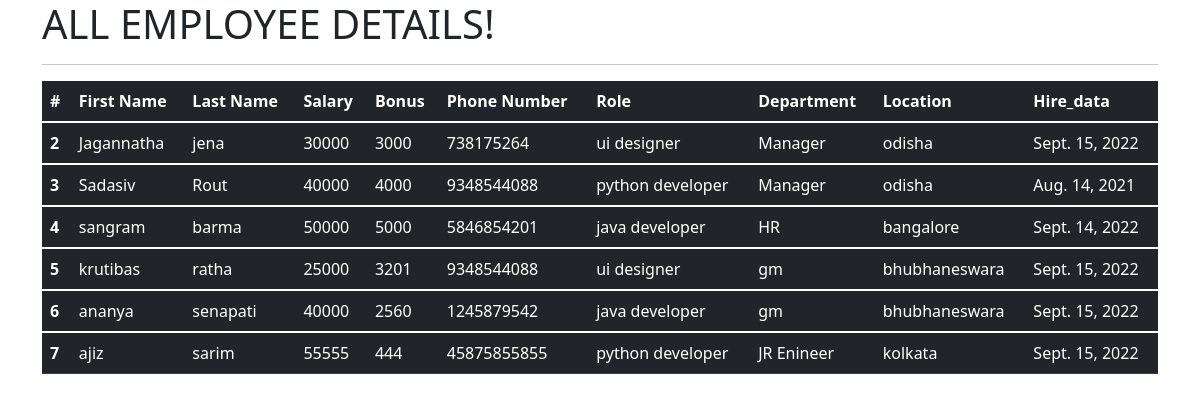
The app's page /all_emp with its own data.
### empapp/models.py (models this page shows, shortened)
class Employee(models.Model):
    first_name = models.CharField(max_length=100, null=False)
    last_name = models.CharField(max_length=100)
    dept = models.ForeignKey(Department, on_delete=models.CASCADE)
    salary = models.IntegerField(default=0)
    bonus = models.IntegerField(default=0)
    role = models.ForeignKey(Role, on_delete=models.CASCADE)
    phone = models.IntegerField(default=0)
    hire_data = models.DateField()
    def __str__(self):
        return "%s %s %s "%(self.first_name, self.last_name, self.phone)

class Role(models.Model):
    name = models.CharField(max_length=100, null=False)

class Department(models.Model):
    name = models.CharField(max_length=100, null=False)
    location = models.CharField(max_length=100)

### empapp/views.py (the view)
# urls.py: path('all_emp', views.all_emp, name='all_emp'),
def all_emp(request):
    emps = Employee.objects.all()
    context = {
        'emps': emps
    }
    print(context)
    return render(request, 'all_emp.html', context)

### empapp/templates/all_emp.html (shortened to what this page needs)
<!DOCTYPE html>
<html lang="en">
<head>
    <link href="https://cdn.jsdelivr.net/npm/bootstrap@5.1.3/dist/css/bootstrap.min.css" rel="stylesheet">
</head>
<body>
    <div class="container">
        <h1>ALL EMPLOYEE DETAILS!</h1>
        <hr>
        <table class="table table-dark">
            <thead>
              <tr>
                <th scope="col">#</th>
                <th scope="col">First Name</th>
                <th scope="col">Last Name</th>
                <th scope="col">Salary</th>
                <th scope="col">Bonus</th>
                <th scope="col">Phone Number</th>
                <th scope="col">Role</th>
                <th scope="col">Department</th>
                <th scope="col">Location</th>
                <th scope="col">Hire_data</th>
              </tr>
            </thead>
            {% for emp in emps %}
            <tbody>
              <tr>
                <th scope="row">{{emp.id}}</th>
                <td>{{emp.first_name}}</td>
                <td>{{emp.last_name}}</td>
                <td>{{emp.salary}}</td>
                <td>{{emp.bonus}}</td>
                <td>{{emp.phone}}</td>
                <td>{{emp.role.name}}</td>
                <td>{{emp.dept.name}}</td>
                <td>{{emp.dept.location}}</td>
                <td>{{emp.hire_data}}</td>
              </tr>
            </tbody>
            {% endfor %}
          </table>
      </div>
  </body>
</html>

### records on screen
Employee: id "2", first_name "Jagannatha", last_name "jena", salary "30000", bonus "3000", phone "738175264", role.name "ui designer", dept.name "Manager", dept.location "odisha", hire_data "Sept. 15, 2022"
Employee: id "3", first_name "Sadasiv", last_name "Rout", salary "40000", bonus "4000", phone "9348544088", role.name "python developer", dept.name "Manager", dept.location "odisha", hire_data "Aug. 14, 2021"
Employee: id "4", first_name "sangram", last_name "barma", salary "50000", bonus "5000", phone "5846854201", role.name "java developer", dept.name "HR", dept.location "bangalore", hire_data "Sept. 14, 2022"
Employee: id "5", first_name "krutibas", last_name "ratha", salary "25000", bonus "3201", phone "9348544088", role.name "ui designer", dept.name "gm", dept.location "bhubhaneswara", hire_data "Sept. 15, 2022"
Employee: id "6", first_name "ananya", last_name "senapati", salary "40000", bonus "2560", phone "1245879542", role.name "java developer", dept.name "gm", dept.location "bhubhaneswara", hire_data "Sept. 15, 2022"
Employee: id "7", first_name "ajiz", last_name "sarim", salary "55555", bonus "444", phone "45875855855", role.name "python developer", dept.name "JR Enineer", dept.location "kolkata", hire_data "Sept. 15, 2022"
